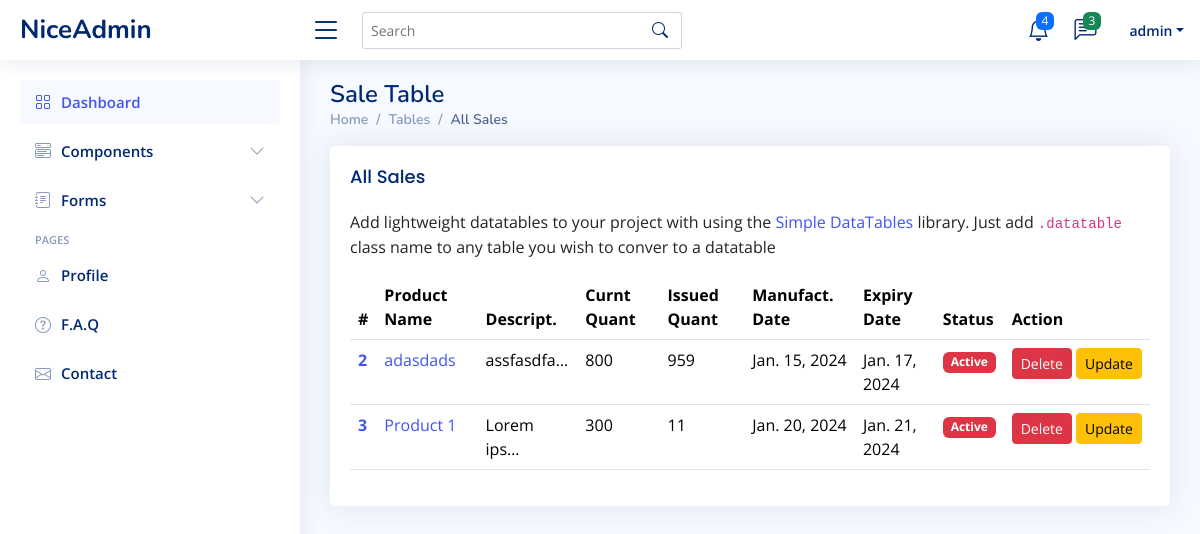
The page /store/all-sales/ (signed in) on the database its author committed.
### store/models.py (models this page shows, shortened)
class Sale(models.Model):
    customer_name = models.CharField(max_length=2000, null=True)
    product = models.ForeignKey(Product, on_delete=models.SET_NULL, null=True)
    quantity = models.PositiveIntegerField(null=True)
    phone = models.CharField(max_length=20, null=True)
    address = models.TextField(null=True)
    issued_by = models.ForeignKey(User, on_delete=models.CASCADE, null=True)
    date_issued = models.DateTimeField(auto_now_add=True)

class Product(models.Model):
    name = models.CharField(max_length=100, null=True)
    description = models.TextField(null=True)
    category = models.ManyToManyField('Category', related_name='category')
    price = models.DecimalField(decimal_places=2, max_digits=90000,null=True)
    quantity = models.IntegerField(null=True)
    manufacturing_date = models.DateTimeField(null=True)
    expiry_date = models.DateTimeField(null=True)
    status = models.CharField(max_length=200)
    created_by = models.ForeignKey(User, on_delete=models.CASCADE, null=True)

### store/views.py (the view)
# urls.py: path('all-sales/', SaleList.as_view(), name='all_sales'),
class SaleList(ListView):
    model = Sale
    context_object_name = 'sales'
    template_name = 'store/all_sales.html'
    def get_context_data(self, **kwargs):
        context = super().get_context_data(**kwargs)
        context['page'] = 'all_sales'
        return context

### templates/store/all_sales.html (shortened to what this page needs)
{% extends "base/base.html" %}
{% block content %}
{% include "base/main_nav.html" %}
{% include "base/side_nav.html" %}
{% include "base/base_table.html" %}
{% endblock  %}

### templates/base/main_nav.html (shortened to what this page needs)
<header id="header" class="header fixed-top d-flex align-items-center">
    <div class="d-flex align-items-center justify-content-between">
      <a href="{% url "dashboard" %}" class="logo d-flex align-items-center">
        <span class="d-none d-lg-block">NiceAdmin</span>
      </a>
      <i class="bi bi-list toggle-sidebar-btn"></i>
    </div>
    <div class="search-bar">
      <form class="search-form d-flex align-items-center" method="GET" action="{% url 'search_func' %}">
        <input type="text" name="query" placeholder="Search" title="Enter search keyword">
        <button type="submit" title="Search"><i class="bi bi-search"></i></button>
      </form>
    </div>
    <nav class="header-nav ms-auto">
      <ul class="d-flex align-items-center">
        <li class="nav-item dropdown">
          <a class="nav-link nav-icon" href="#" data-bs-toggle="dropdown">
            <i class="bi bi-bell"></i>
            <span class="badge bg-primary badge-number">4</span>
          </a>
        </li>
        <li class="nav-item dropdown">
          <a class="nav-link nav-icon" href="#" data-bs-toggle="dropdown">
            <i class="bi bi-chat-left-text"></i>
            <span class="badge bg-success badge-number">3</span>
          </a>
        </li>
        <li class="nav-item dropdown pe-3">
          <a class="nav-link nav-profile d-flex align-items-center pe-0" href="#" data-bs-toggle="dropdown">
            <span class="d-none d-md-block dropdown-toggle ps-2">{{request.user}}</span>
          </a>
        </li>
      </ul>
    </nav>
  </header>

### templates/base/base_table.html
{% if page == 'all_products' %}
<main id="main" class="main">
  <div class="pagetitle">
    <h1>Data Tables</h1>
    <nav>
      <ol class="breadcrumb">
        <li class="breadcrumb-item"><a href="index.html">Home</a></li>
        <li class="breadcrumb-item">Tables</li>
        <li class="breadcrumb-item active">Products</li>
      </ol>
    </nav>
  </div>
  <section class="section">
    <div class="row">
      <div class="col-lg-12">
        <div class="card">
          <div class="card-body">
            <h5 class="card-title">All Products</h5>
            <p>
              Add product from this section of the Page.
              <a
                href="https://github.com/devxprogramming"
                target="_blank"
                >Developer's Github Profile</a
              >
              library. Just add <code><a class="text-danger" href="{% url "add_product" %}">.product</a></code> to the
              database from the template
            </p>
            <table class="table datatable">
              <thead>
                <tr>
                  <th scope="col">#</th>
                  <th scope="col">Name</th>
                  <th scope="col">Description</th>
                  <th scope="col">Quantity</th>
                  <th scope="col">Manufact. Date</th>
                  <th scope="col">Expiry Date</th>
                  <th scope="col">Status</th>
                  <th scope="col">Action</th>
                </tr>
              </thead>
              <tbody>
                {% for product in model %}
                <tr>
                  <th scope="row">
                    <a href="{% url "product_detail" product.id %}">{{product.id}}</a>
                  </th>
                  <td>
                    <a href="{% url "product_detail" product.id %}">{{product.name}}</a>
                  </td>
                  <td>{{product.description|truncatechars:10}}</td>
                  <td>{{product.quantity}}</td>
                  <td>{{product.manufacturing_date|date}}</td>
                  <td>{{product.expiry_date|date}}</td>
                  <td>
                    <span class="badge bg-danger">{{product.status|truncatechars:11}}</span>
                  </td>
                  {% if product.created_by == request.user %}
                  <td>
                    <div class="d-flex">
                      <a href="{% url 'delete_product' product.id %}" class="btn btn-danger btn-sm">Delete</a>
                      <a href="{% url 'update_product' product.id %}" class="ms-md-1 btn btn-warning btn-sm">Update</a>
                    </div>
                  </td>
                  {% else %}
                  <td>
                    <span class="btn btn-sm btn-danger disabled">No permitted</span>
                  </td>
                  {% endif %}
                </tr>
                {% endfor %}
              </tbody>
            </table>
          </div>
        </div>
      </div>
    </div>
  </section>
</main>
{% elif page == 'all_sales' %}
<main id="main" class="main">
  <div class="pagetitle">
    <h1>Sale Table</h1>
    <nav>
      <ol class="breadcrumb">
        <li class="breadcrumb-item"><a href="{% url 'dashboard' %}">Home</a></li>
        <li class="breadcrumb-item">Tables</li>
        <li class="breadcrumb-item active">All Sales</li>
      </ol>
    </nav>
  </div>
  <section class="section">
    <div class="row">
      <div class="col-lg-12">
        <div class="card">
          <div class="card-body">
            <h5 class="card-title">All Sales </h5>
            <p>
              Add lightweight datatables to your project with using the
              <a
                href="https://github.com/fiduswriter/Simple-DataTables"
                target="_blank"
                >Simple DataTables</a
              >
              library. Just add <code>.datatable</code> class name to any table
              you wish to conver to a datatable
            </p>
            <table class="table datatable">
              <thead>
                <tr>
                  <th scope="col">#</th>
                  <th scope="col">Product Name</th>
                  <th scope="col">Descript.</th>
                  <th scope="col">Curnt Quant</th>
                  <th>Issued Quant</th>
                  <th scope="col">Manufact. Date</th>
                  <th scope="col">Expiry Date</th>
                  <th scope="col">Status</th>
                  <th scope="col">Action</th>
                </tr>
              </thead>
              <tbody>
                {% for sale in sales %}
                <tr>
                  <th scope="row">
                    <a href="{% url "sale_detail" sale.id %}">{{sale.id}}</a>
                  </th>
                  <td>
                    <a href="{% url "product_detail" sale.product.id %}">{{sale.product.name}}</a>
                  </td>
                  <td>{{sale.product.description|truncatechars:10}}</td>
                  <td>{{sale.product.quantity}}</td>
                  <td>{{sale.quantity}}</td>
                  <td>{{sale.product.manufacturing_date|date}}</td>
                  <td>{{sale.product.expiry_date|date}}</td>
                  <td>
                    <span class="badge bg-danger">{{sale.product.status|truncatechars:11}}</span>
                  </td>
                  <td>
                    <div class="d-flex">
                      <a href="{% url 'delete_sale' sale.id %}" class="btn btn-danger btn-sm">Delete</a>
                      <a href="{% url 'update_sale' sale.id %}" class="ms-md-1 btn btn-warning btn-sm">Update</a>
                    </div>
                  </td>
                </tr>
                {% endfor %}
              </tbody>
            </table>
          </div>
        </div>
      </div>
    </div>
  </section>
</main>
{% else %}
<h1>Move out</h1>
{% endif %}

### static/assets/css/style.css (style rules this page uses)
:root { scroll-behavior: smooth; }
body { font-family: "Open Sans", sans-serif; background: #f6f9ff; color: #444444; }
a { color: #4154f1; text-decoration: none; }
h1, h2, h3, h4, h5, h6 { font-family: "Nunito", sans-serif; }
#main { margin-top: 60px; padding: 20px 30px; transition: all 0.3s; }
.pagetitle { margin-bottom: 10px; }
.pagetitle h1 { font-size: 24px; margin-bottom: 0; font-weight: 600; color: #012970; }
.card { margin-bottom: 30px; border: none; border-radius: 5px; box-shadow: 0px 0 30px rgba(1, 41, 112, 0.1); }
.card-title { padding: 20px 0 15px 0; font-size: 18px; font-weight: 500; color: #012970; font-family: "Poppins", sans-serif; }
.card-body { padding: 0 20px 20px 20px; }
.breadcrumb { font-size: 14px; font-family: "Nunito", sans-serif; color: #899bbd; font-weight: 600; }
.breadcrumb a { color: #899bbd; transition: 0.3s; }
.breadcrumb .breadcrumb-item::before { color: #899bbd; }
.breadcrumb .active { color: #51678f; font-weight: 600; }
.logo { line-height: 1; }
@media (min-width: 1200px) { .logo { width: 280px; } }
.logo span { font-size: 26px; font-weight: 700; color: #012970; font-family: "Nunito", sans-serif; }
.header { transition: all 0.5s; z-index: 997; height: 60px; box-shadow: 0px 2px 20px rgba(1, 41, 112, 0.1); background-color: #fff; padding-left: 20px; }
.header .toggle-sidebar-btn { font-size: 32px; padding-left: 10px; cursor: pointer; color: #012970; }
.header .search-bar { min-width: 360px; padding: 0 20px; }
.header .search-form { width: 100%; }
.header .search-form input { border: 0; font-size: 14px; color: #012970; border: 1px solid rgba(1, 41, 112, 0.2); padding: 7px 38px 7px 8px; border-radius: 3px; transition: 0.3s; width: 100%; }
.header .search-form button { border: 0; padding: 0; margin-left: -30px; background: none; }
.header .search-form button i { color: #012970; }
.header-nav ul { list-style: none; }
.header-nav>ul { margin: 0; padding: 0; }
.header-nav .nav-icon { font-size: 22px; color: #012970; margin-right: 25px; position: relative; }
.header-nav .nav-profile { color: #012970; }
.header-nav .nav-profile span { font-size: 14px; font-weight: 600; }
.header-nav .badge-number { position: absolute; inset: -2px -5px auto auto; font-weight: normal; font-size: 12px; padding: 3px 6px; }
@media (min-width: 1200px) { #main, #footer { margin-left: 300px; } }

### rows shown on the page
Sale: id "2", product.name "adasdads", product.description "assfasdfa…", product.quantity "800", quantity "959", product.manufacturing_date "Jan. 15, 2024", product.expiry_date "Jan. 17, 2024", product.status "Active"
Sale: id "3", product.name "Product 1", product.description "Lorem ips…", product.quantity "300", quantity "11", product.manufacturing_date "Jan. 20, 2024", product.expiry_date "Jan. 21, 2024", product.status "Active"

### other values the page prints
{{ request.user }} "admin"
